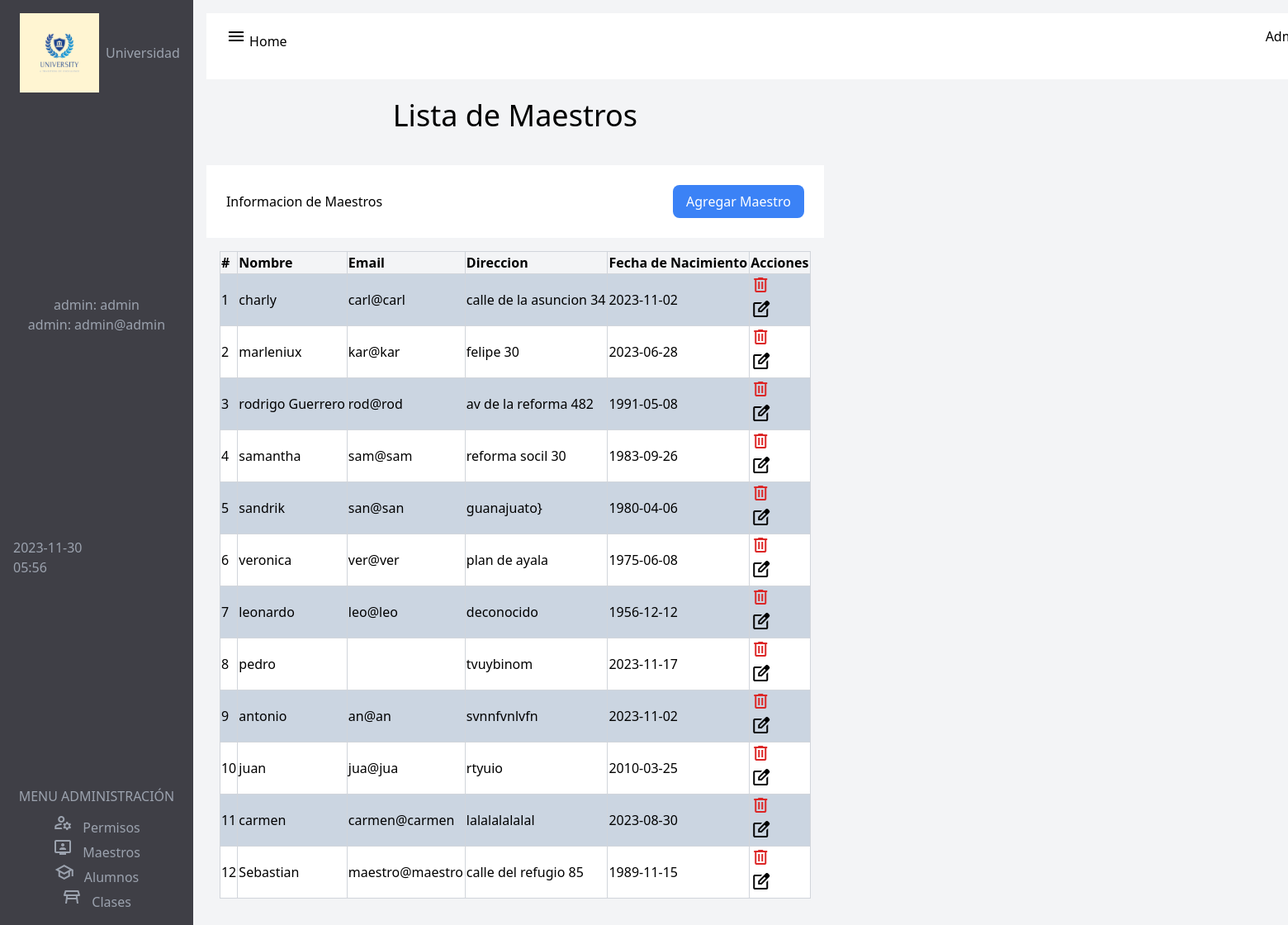
The page /vista-maestros (signed in) on the database as committed earlier.
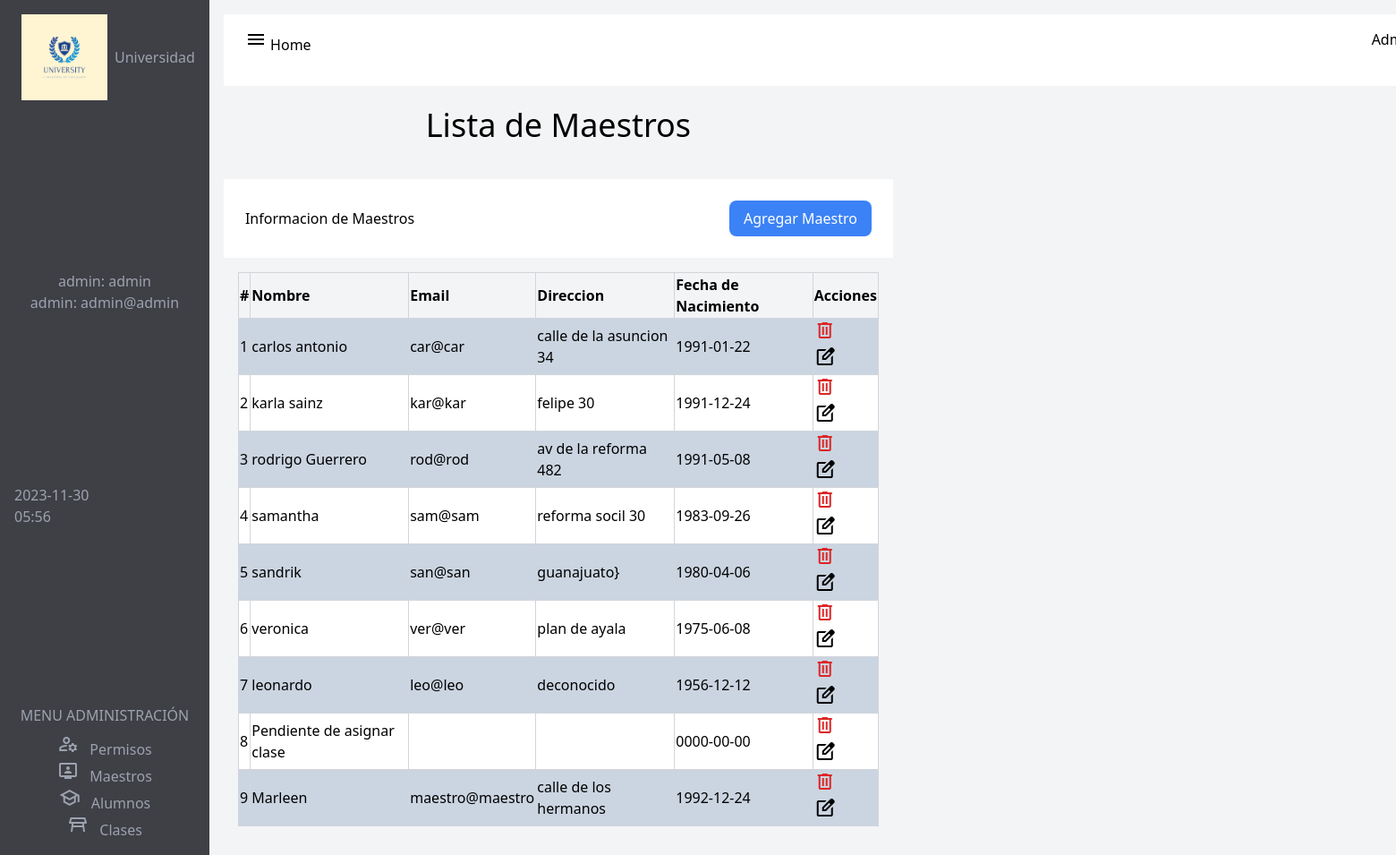
The same page on the database as committed later.
### tables this page shows
CREATE TABLE `maestros` (
  `id` int(11) NOT NULL,
  `nombre` varchar(255) NOT NULL,
  `correo` varchar(255) NOT NULL,
  `contrasena` varchar(200) DEFAULT NULL,
  `direccion` varchar(255) DEFAULT NULL,
  `fecha_nacimiento` date DEFAULT NULL,
  `id_rol` int(11) DEFAULT NULL,
  `apellido` varchar(100) DEFAULT NULL
);

### controllers/AdminController.php (called while the page is built, shortened)
<?php
require_once($_SERVER["DOCUMENT_ROOT"] . "/models/AdminModel.php");
class AdminController
{
    public function vistamestros()
    {
        $maestros = new Admin();
        $data = $maestros->all();
        include $_SERVER['DOCUMENT_ROOT'] . "/views/viewsAdmin/viewsMaestrosAdmin/VistaMaestroAdmin.php";
    }
}

### basedata/Data.php (called while the page is built)
<?php
class Data
{
    private $host, $username, $password, $dbname, $dsn, $pdo;
    public function __construct()
    {
        $this->host = "localhost";
        $this->username = "root";
        $this->password = "";
        $this->dbname = "universidad";
        $this->dsn = "mysql:host=$this->host;dbname=$this->dbname";
    }
    public function connect()
    {
        $options = [PDO::ATTR_ERRMODE, PDO::ERRMODE_EXCEPTION];
        try {
            $this->pdo = new PDO($this->dsn, $this->username, $this->password, $options);
            return $this->pdo;
        } catch (PDOException $e) {
            echo "Error: " . $e->getMessage();
        }
    }
}

### models/AdminModel.php (called while the page is built, shortened)
<?php
require_once($_SERVER["DOCUMENT_ROOT"] . "/basedata/Data.php");
class Admin
{
    private $connection;
    public function __construct()
    {
        $data = new Data();
        $this->connection = $data->connect();
    }
    public function all()
    {
        $res = $this->connection->query("SELECT * FROM maestros");
        $data = $res->fetchAll(PDO::FETCH_ASSOC);
        return $data;
    }
}

### views/viewsAdmin/viewsMaestrosAdmin/VistaMaestroAdmin.php (the view, shortened to what this page needs)
<?php
$userData = $_SESSION['user'];
?>
<!DOCTYPE html>
<html lang="en">
<head>
    <script src="https://cdn.tailwindcss.com"></script>
</head>
<body class="flex bg-gray-100">
    <section id="bloque" class="bg-zinc-700 text-gray-400 h-screen flex flex-col justify-between p-4">
        <section id="logo" class="flex items-center">
            <img src="/img/logo.jpg" alt="" class="w-24 mx-2">
            <h2 class="text-center">Universidad</h2>
        </section>
        <section id="admin" class="text-center">
        <h2>admin:  <?php echo $userData['nombre']; ?></h2>
            <p>admin:  <?php echo $userData['correo']; ?></p>
        </section>
        <?php
        $fecha= date('Y-m-d');
        $hora = date('H:i');
        echo "$fecha";
        echo "<br>";
        echo "$hora";
        ?>
        <section id="cuerpo" class="mt-2">
            <h2 class="text-center mb-2">MENU ADMINISTRACIÓN</h2>
            <div class="flex flex-col items-center">
                <div>
                    <span class="material-symbols-outlined">manage_accounts</span>
                    <a href="/vista-permisos" class="ml-2">Permisos</a>
                </div>
                <div>
                    <span class="material-symbols-outlined">tv_signin</span>
                    <a href="/vista-maestros" class="ml-2">Maestros</a>
                </div>
                <div>
                    <span class="material-symbols-outlined">school</span>
                    <a href="/vista-alumnos" class="ml-2">Alumnos</a>
                </div>
                <div>
                    <span class="material-symbols-outlined">table_restaurant</span>
                    <a href="/vista-clases" class="ml-2">Clases</a>
                </div>
            </div>
        </section>
    </section>
    <section class="w-1/2 p-4">
        <section id="home" class="flex w-full bg-white p-4 " style="width: 1450px;">
            <div>
                <p class="ml-2"><span class="material-symbols-outlined">menu</span>
                    <a href="/vista-home">Home</a>
                </p>
            </div>
            <div class="ml-auto">
                Administrador
            </div>
        </section>
        <section id="Dashboard" class="mb-4">
            <h1 class="text-center text-4xl text-black p-6">Lista de Maestros</h1>
        </section>
        <section id="bienvenido" class="w-full bg-white p-6 max-w-screen-xl flex items-center">
            <h6 class="text-left">Informacion de Maestros</h6>
            <a href="/crear-maestros" class="bg-blue-500 hover:bg-blue-600 rounded-lg px-4 py-2 text-white ml-auto">
                Agregar Maestro
            </a>
        </section>
        <div class="w-full p-4 overflow-x-auto">
            <table class="w-full border border-gray-300">
                <thead>
                    <tr>
                        <th class="border border-gray-300 text-left align-middle">#</th>
                        <th class="border border-gray-300 text-left align-middle">Nombre</th>
                        <th class="border border-gray-300 text-left align-middle">Email</th>
                        <th class="border border-gray-300 text-left align-middle">Direccion</th>
                        <th class="border border-gray-300 text-left align-middle">Fecha de Nacimiento</th>
                        <th class="border border-gray-300 text-left align-middle">Acciones</th>
                    </tr>
                </thead>
                <tbody>
                    <?php foreach ($data as $index => $admin) { ?>
                        <tr class="<?= $index % 2 === 0 ? 'bg-slate-300' : 'bg-white' ?>">
                            <td class="border border-gray-300"><?= $index + 1 ?></td>
                            <td class="border border-gray-300"><?= $admin["nombre"] ?></td>
                            <td class="border border-gray-300"><?= $admin["correo"] ?></td>
                            <td class="border border-gray-300"><?= $admin["direccion"] ?></td>
                            <td class="border border-gray-300"><?= $admin["fecha_nacimiento"] ?></td>
                            <td class="border border-gray-300 ">
                                <form action="/maestro-delete" method="post">
                                    <button type="submit">
                                        <span class="material-symbols-outlined text-red-600">delete</span>
                                    </button>
                                </form>
                                <a href="/vista-edit?id=<?= $admin['id'] ?>"> <span class="material-symbols-outlined">
                                    </span></a>
                            </td>
                        </tr>
                    <?php } ?>
                </tbody>
            </table>
        </div>
    </section>
</body>
</html>

### index.php (shortened to what this page needs)
<?php
require_once("./controllers/AdminController.php");
$urlCompleta = $_SERVER["REQUEST_URI"];
$partes = explode("?", $urlCompleta);
$url = $partes[0];
$controller = new AdminController();
if ($_SERVER["REQUEST_METHOD"] === "GET") {
    switch ($url) {
        case '/vista-maestros':
            $controller->vistamestros();
            break;
    }
}

Rows that differ between the two databases and show on the page:
removed maestros: nombre "charly", correo "carl@carl", direccion "calle de la asuncion 34", fecha_nacimiento "2023-11-02"
removed maestros: nombre "marleniux", correo "kar@kar", direccion "felipe 30", fecha_nacimiento "2023-06-28"
removed maestros: nombre "pedro", direccion "tvuybinom", fecha_nacimiento "2023-11-17"
removed maestros: nombre "antonio", correo "an@an", direccion "svnnfvnlvfn", fecha_nacimiento "2023-11-02"
removed maestros: nombre "juan", correo "jua@jua", direccion "rtyuio", fecha_nacimiento "2010-03-25"
removed maestros: nombre "carmen", correo "carmen@carmen", direccion "lalalalalalal", fecha_nacimiento "2023-08-30"
removed maestros: nombre "Sebastian", correo "maestro@maestro", direccion "calle del refugio 85", fecha_nacimiento "1989-11-15"
added maestros: nombre "carlos antonio", correo "car@car", direccion "calle de la asuncion 34", fecha_nacimiento "1991-01-22"
added maestros: nombre "karla sainz", correo "kar@kar", direccion "felipe 30", fecha_nacimiento "1991-12-24"
added maestros: nombre "Pendiente de asignar clase", fecha_nacimiento "0000-00-00"
added maestros: nombre "Marleen", correo "maestro@maestro", direccion "calle de los hermanos", fecha_nacimiento "1992-12-24"
